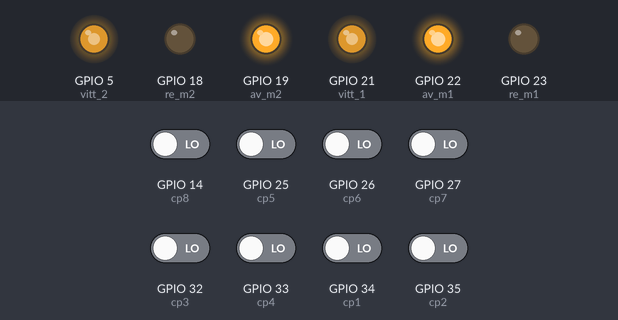
Bench run of a sketch on a simulated ESP32. Parts: output pins drawn as LEDs (lit = HIGH). Inputs (shaded band) come from the test bench; at power-on: GPIO 14 (cp8), GPIO 25 (cp5), GPIO 26 (cp6), GPIO 27 (cp7), GPIO 32 (cp3), GPIO 33 (cp4), GPIO 34 (cp1), GPIO 35 (cp2) LOW.

Above: at 1.2 s.
1.3 s: GPIO 14 (cp8) driven HIGH
At 2.5 s:
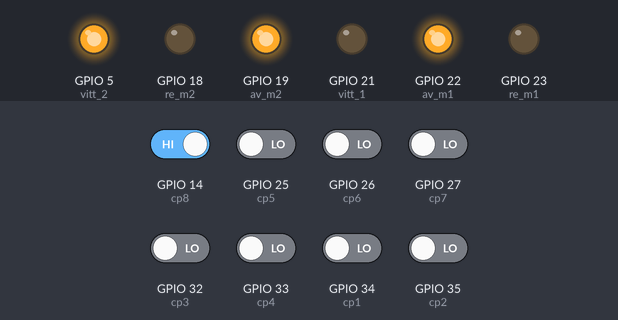
2.8 s: GPIO 32 (cp3) driven HIGH
At 3.8 s:
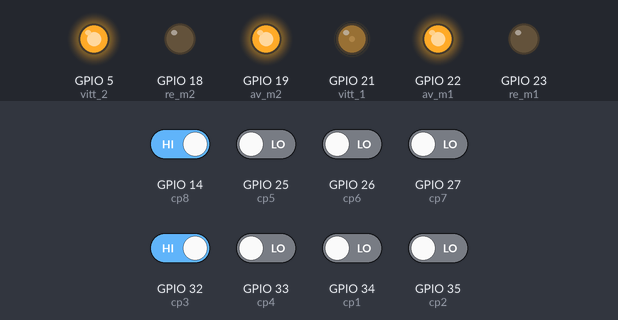
4.3 s: GPIO 33 (cp4) driven HIGH
At 4.9 s:
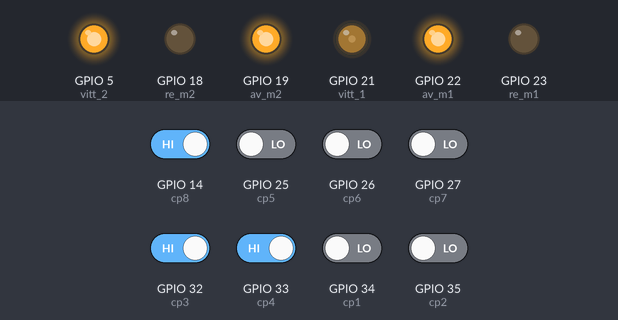
5.8 s: GPIO 34 (cp1) driven HIGH
At 6.1 s:
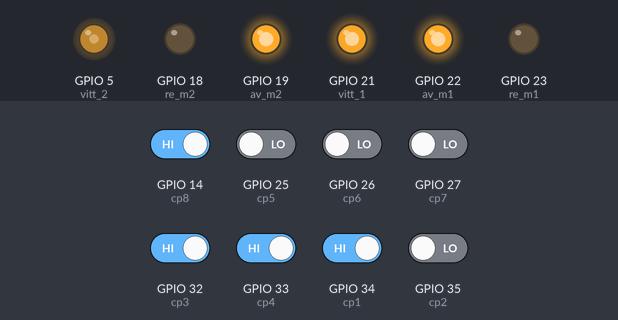
7.3 s: GPIO 25 (cp5) driven HIGH
At 8.4 s:
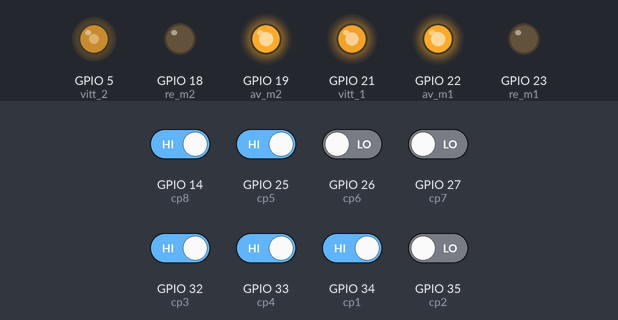
8.8 s: GPIO 26 (cp6) driven HIGH
At 9.5 s:
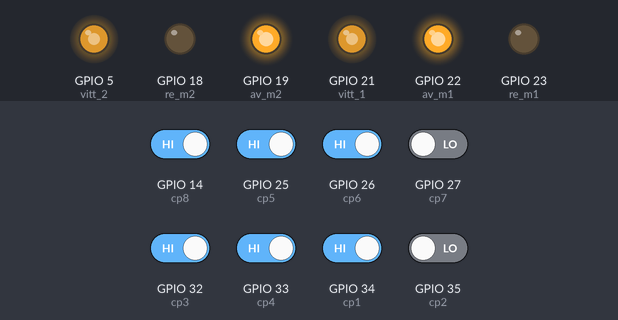
Timing chart, 0 to 11.3 s (numbered marks = the images above; inputs shaded):
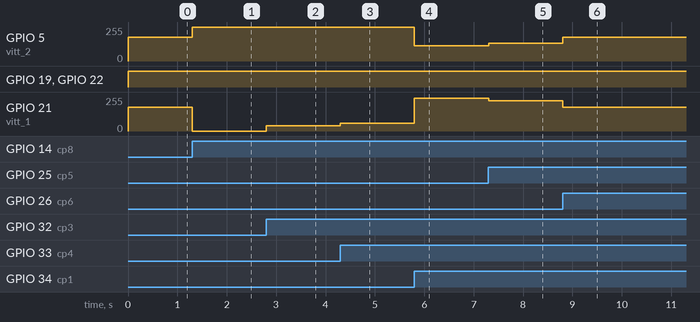

The sketch:

pid_esp32.ino
```cpp
//moteur 1
int av_m1 = 22;
int re_m1 = 23;
int vitt_1 = 21;
int basespeedm1 = 180 ;
int maxspeedm1 = 255;

// Moteur 2
int av_m2 = 19;
int re_m2 = 18;
int vitt_2 = 5;
int basespeedm2 = 180;
int maxspeedm2 = 255;

const int freq = 30000;
const int pwmChannel_1 = 0;
const int pwmChannel_2 = 1;
const int resolution = 8;

//les capteurs
int cp1 = 34;
int cp2 = 35;
int cp3 = 32;
int cp4 = 33;
int cp5 = 25;
int cp6 = 26;
int cp7 = 27;
int cp8 = 14;


int values[8] = {-100,-50,-25,-10,10,25,50,100};
int sensors[8];

float kp = 1.9;
float ki = 0.05;
float kd =1 ;

int P,D;
int I = 0;


int lasterror = 0;


void setup() {
  // put your setup code here, to run once:
  pinMode(av_m1, OUTPUT);
  pinMode(re_m1, OUTPUT);
  pinMode(vitt_1, OUTPUT);

  pinMode(av_m2, OUTPUT);
  pinMode(re_m2, OUTPUT);
  pinMode(vitt_2, OUTPUT);

  ledcSetup(pwmChannel_1, freq, resolution);
  ledcSetup(pwmChannel_2, freq, resolution);
  ledcAttachPin(vitt_1, pwmChannel_1);
  ledcAttachPin(vitt_2, pwmChannel_2);

  pinMode(cp1, INPUT);
  pinMode(cp2, INPUT);
  pinMode(cp3, INPUT);
  pinMode(cp4, INPUT);
  pinMode(cp5, INPUT);
  pinMode(cp6, INPUT);
  pinMode(cp7, INPUT);
  pinMode(cp8, INPUT);
Serial.begin(115200);
}

void right(int posa, int posb) {
  //set the appropriate values for aphase and bphase so that the robot goes straight
  digitalWrite(re_m1, HIGH);
  digitalWrite(av_m1, LOW);
  ledcWrite(pwmChannel_1,posa);

  digitalWrite(re_m2, LOW);
  digitalWrite(av_m2, HIGH);
  ledcWrite(pwmChannel_2,posb);
}
void left(int posa, int posb) {
  //set the appropriate values for aphase and bphase so that the robot goes straight
  digitalWrite(re_m1, LOW);
  digitalWrite(av_m1, HIGH);
  ledcWrite(pwmChannel_1,posa);

  digitalWrite(re_m2, HIGH);
  digitalWrite(av_m2, LOW);
  ledcWrite(pwmChannel_2,posb);
}


void forward_brake(int posa, int posb) {
  //set the appropriate values for aphase and bphase so that the robot goes straight
  digitalWrite(re_m1, LOW);
  digitalWrite(av_m1, HIGH);
  ledcWrite(pwmChannel_1,posa);

  digitalWrite(re_m2, LOW);
  digitalWrite(av_m2, HIGH);
  ledcWrite(pwmChannel_2,posb);
}

void back(int posa, int posb) {
  //set the appropriate values for aphase and bphase so that the robot goes straight
  digitalWrite(re_m1, HIGH);
  digitalWrite(av_m1, LOW);
  ledcWrite(pwmChannel_1,posa);

  digitalWrite(re_m2, HIGH);
  digitalWrite(av_m2, LOW);
  ledcWrite(pwmChannel_2,posb);
}

int lasttime =0;


void loop() {

  int currenttime=millis();

  int somme = 0;
  int error = 0;

  sensors[0] = digitalRead(cp1);
  sensors[1] = digitalRead(cp2);
  sensors[2] = digitalRead(cp3);
  sensors[3] = digitalRead(cp4);
  sensors[4] = digitalRead(cp5);
  sensors[5] = digitalRead(cp6);
  sensors[6] = digitalRead(cp7);
  sensors[7] = digitalRead(cp8);


  for (int i=0 ; i<8 ; i++){
    error += sensors[i]*values[i];
    somme += sensors[i];
  }


  P = error;

  D = error - lasterror;
  lasterror = error;

  int motorspeed = P*kp + D*kd ;

  int speedm1 = basespeedm1 - motorspeed;
  int speedm2 = basespeedm2 + motorspeed;

  if (speedm1 > maxspeedm1) {
    speedm1 = maxspeedm1;
  }
  if (speedm1 < 0) {
    speedm1 = 0;
  }
  if (speedm2 > maxspeedm2) {
    speedm2 = maxspeedm2;
  }
  if (speedm2 < 0) {
    speedm2 = 0;
  }

  forward_brake(speedm1 , speedm2);


}
```

Measured:
- after the input at 1.3 s, GPIO 5 (vitt_2): 179/255 → 255/255 at once; GPIO 21 (vitt_1): 179/255 → 0/255 at once
- after the input at 2.8 s, GPIO 21 (vitt_1): 0/255 → 38/255 at once
- after the input at 4.3 s, GPIO 21 (vitt_1): 38/255 → 57/255 at once
- after the input at 5.8 s, GPIO 5 (vitt_2): 255/255 → 114/255 at once; GPIO 21 (vitt_1): 57/255 → 245/255 at once
- after the input at 7.3 s, GPIO 5 (vitt_2): 114/255 → 132/255 at once; GPIO 21 (vitt_1): 245/255 → 226/255 at once
- after the input at 8.8 s, GPIO 5 (vitt_2): 132/255 → 179/255 at once; GPIO 21 (vitt_1): 226/255 → 179/255 at once
